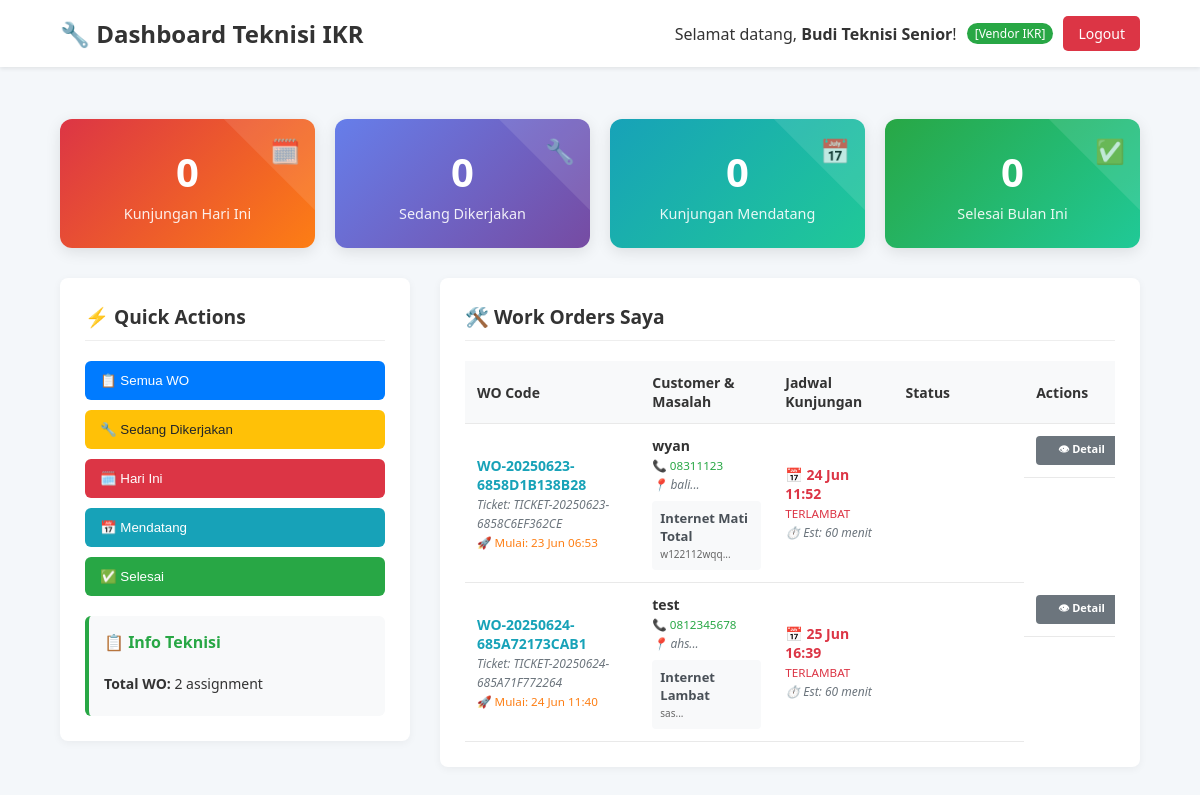
Screenshot of /dashboard_vendor.php (signed in) with the database file from the repository.
### tables this page shows
CREATE TABLE `tr_work_orders` (
  `id` int(11) NOT NULL,
  `wo_code` varchar(50) NOT NULL,
  `ticket_id` int(11) NOT NULL,
  `created_by_dispatch_id` int(11) NOT NULL,
  `forwarded_by_dispatch_id` int(11) DEFAULT NULL,
  `reviewed_by_dispatch_id` int(11) DEFAULT NULL,
  `closed_by_bor_id` int(11) DEFAULT NULL,
  `assigned_to_vendor_id` int(11) DEFAULT NULL,
  `scheduled_by_admin_id` int(11) DEFAULT NULL,
  `scheduled_visit_date` datetime DEFAULT NULL,
  `scheduled_at` timestamp NULL DEFAULT NULL,
  `forwarded_to_admin_at` timestamp NULL DEFAULT NULL,
  `reviewed_at` timestamp NULL DEFAULT NULL,
  `closed_at` timestamp NULL DEFAULT NULL,
  `bor_closed_at` datetime DEFAULT NULL,
  `bor_closed_by` int(11) DEFAULT NULL,
  `status` enum('Pending','Sent to Dispatch','Received by Admin IKR','Scheduled by Admin IKR','Scheduled','In Progress','Completed by Technician','Completed','Reviewed by Dispatch','Waiting For BOR Review','Closed by BOR','Cancelled') NOT NULL DEFAULT 'Pending',
  `priority_level` enum('Normal','Medium','High') DEFAULT 'Normal',
  `visit_report` text DEFAULT NULL,
  `admin_notes` text DEFAULT NULL,
  `dispatch_review_notes` text DEFAULT NULL,
  `work_quality_rating` enum('Excellent','Good','Satisfactory','Needs Improvement') DEFAULT NULL,
  `ticket_resolution_status` enum('Fully Resolved','Partially Resolved','Not Resolved') DEFAULT NULL,
  `bor_decision` enum('approve','reject') DEFAULT NULL,
  `created_at` timestamp NOT NULL DEFAULT current_timestamp(),
  `started_at` datetime DEFAULT NULL,
  `completed_at` datetime DEFAULT NULL,
  `estimated_duration` int(11) DEFAULT NULL,
  `actual_duration` int(11) DEFAULT NULL,
  `pre_work_notes` text DEFAULT NULL,
  `priority_updated_by` int(11) DEFAULT NULL,
  `priority_updated_at` datetime DEFAULT NULL,
  `pending_reason` text DEFAULT NULL,
  `pending_by` int(11) DEFAULT NULL,
  `pending_at` datetime DEFAULT NULL
);

CREATE TABLE `tr_tickets` (
  `id` int(11) NOT NULL,
  `ticket_code` varchar(50) NOT NULL,
  `customer_id` int(11) NOT NULL,
  `title` varchar(255) NOT NULL,
  `description` text NOT NULL,
  `status` enum('Open','On Progress - Customer Care','On Progress - BOR','Waiting for Dispatch','Waiting for Admin IKR','Waiting For BOR Review','Closed - Solved','Closed - Unsolved') NOT NULL DEFAULT 'Open',
  `created_by_user_id` int(11) NOT NULL,
  `current_owner_user_id` int(11) NOT NULL,
  `created_at` timestamp NOT NULL DEFAULT current_timestamp(),
  `closed_at` timestamp NULL DEFAULT NULL,
  `complain_channel` varchar(50) DEFAULT NULL,
  `jenis_tiket` varchar(32) DEFAULT NULL
);

CREATE TABLE `ms_customers` (
  `id` int(11) NOT NULL,
  `customer_id_number` varchar(50) NOT NULL,
  `full_name` varchar(255) NOT NULL,
  `address` text NOT NULL,
  `phone_number` varchar(20) DEFAULT NULL,
  `email` varchar(100) DEFAULT NULL,
  `created_at` timestamp NOT NULL DEFAULT current_timestamp(),
  `provinsi` varchar(100) DEFAULT NULL,
  `kota` varchar(100) DEFAULT NULL
);

### dashboard_vendor.php (the view, shortened to what the rows shown need)
<?php
include 'config/db_connect.php';
$vendor_user_id = $_SESSION['user_id'];
$sql_get_my_work_orders = "SELECT
    wo.id,
    wo.wo_code,
    wo.status as wo_status,
    wo.scheduled_visit_date,
    wo.visit_report,
    wo.started_at,
    wo.estimated_duration,
    wo.actual_duration,
    wo.pre_work_notes,
    wo.created_at as wo_created,
    t.id as ticket_id,
    t.ticket_code,
    t.title as ticket_title,
    t.description as ticket_description,
    t.status as ticket_status,
    c.full_name as customer_name,
    c.address as customer_address,
    c.phone_number as customer_phone,
    c.email as customer_email,
    u_dispatch.full_name as assigned_by_dispatch
FROM tr_work_orders wo
JOIN tr_tickets t ON wo.ticket_id = t.id
JOIN ms_customers c ON t.customer_id = c.id
JOIN ms_users u_dispatch ON wo.created_by_dispatch_id = u_dispatch.id
WHERE wo.assigned_to_vendor_id = '$vendor_user_id'
ORDER BY
    CASE
        WHEN wo.status = 'In Progress' THEN 1
        WHEN wo.status = 'Scheduled' AND DATE(wo.scheduled_visit_date) = CURDATE() THEN 2
        WHEN wo.status = 'Scheduled' AND wo.scheduled_visit_date > NOW() THEN 3
        WHEN wo.status = 'Scheduled' AND wo.scheduled_visit_date < NOW() THEN 4
        WHEN wo.status = 'Pending' THEN 5
        WHEN wo.status = 'Completed' THEN 6
        WHEN wo.status = 'Cancelled' THEN 7
        ELSE 8
    END,
    wo.scheduled_visit_date ASC";
$result_work_orders = mysqli_query($conn, $sql_get_my_work_orders);
$work_orders = mysqli_fetch_all($result_work_orders, MYSQLI_ASSOC);
function formatTanggalIndonesia($datetime) {
    $tanggal = new DateTime($datetime);
    $bulan = [
        1 => 'Jan', 2 => 'Feb', 3 => 'Mar', 4 => 'Apr',
        5 => 'Mei', 6 => 'Jun', 7 => 'Jul', 8 => 'Agu',
        9 => 'Sep', 10 => 'Okt', 11 => 'Nov', 12 => 'Des'
    ];
    $hari = $tanggal->format('d');
    $bulan_nama = $bulan[(int)$tanggal->format('m')];
    $jam = $tanggal->format('H:i');
    return "$hari $bulan_nama $jam";
}
function getStatusPriority($wo) {
    return strtolower($wo['wo_status']);
}
?>
<!DOCTYPE html>
<html lang="id">
<head>
    <link rel="stylesheet" href="css/style.css">
</head>
<body>
    <header class="main-header">
        <div class="container">
            <h1>🔧 Dashboard Teknisi IKR</h1>
        </div>
    </header>
    <main class="container">
        <div class="dashboard-vendor-grid">
            <div class="work-order-list-column">
                <section class="card">
                    <div class="table-container">
                        <table class="ticket-table" id="vendorWorkOrderTable">
                            <thead>
                                <tr>
                                    <th>WO Code</th>
                                    <th>Customer & Masalah</th>
                                    <th>Jadwal Kunjungan</th>
                                    <th>Status</th>
                                    <th>Actions</th>
                                </tr>
                            </thead>
                            <tbody>
                                <?php if (empty($work_orders)): ?>
                                    <tr>
                                        <td colspan="5" style="text-align: center; padding: 40px;">
                                            <div class="no-tickets">
                                                <div style="font-size: 48px; margin-bottom: 10px;">🎉</div>
                                                <h4>Belum ada Work Order!</h4>
                                                <p>Anda belum mendapat assignment WO dari Dispatch.</p>
                                            </div>
                                        </td>
                                    </tr>
                                <?php else: ?>
                                    <?php foreach ($work_orders as $wo): ?>
                                        <?php $priority = getStatusPriority($wo); ?>
                                        <tr data-status="<?php echo $priority; ?>" class="wo-row-<?php echo $priority; ?>">
                                            <td>
                                                <strong style="color: #17a2b8;"><?php echo htmlspecialchars($wo['wo_code']); ?></strong>
                                                <br>
                                                <small class="text-muted">
                                                    Ticket: <?php echo htmlspecialchars($wo['ticket_code']); ?>
                                                </small>
                                                <?php if ($wo['started_at']): ?>
                                                <br>
                                                <small style="color: #fd7e14; font-weight: 500;">
                                                    🚀 Mulai: <?php echo formatTanggalIndonesia($wo['started_at']); ?>
                                                </small>
                                                <?php endif; ?>
                                            </td>
                                            <td>
                                                <div class="customer-info">
                                                    <strong><?php echo htmlspecialchars($wo['customer_name']); ?></strong>
                                                    <br>
                                                    <small style="color: #28a745; font-weight: 500;">📞 <?php echo htmlspecialchars($wo['customer_phone']); ?></small>
                                                    <br>
                                                    <small class="text-muted">📍 <?php echo htmlspecialchars(substr($wo['customer_address'], 0, 40)); ?>...</small>
                                                </div>
                                                <div class="ticket-problem" style="margin-top: 8px; padding: 8px; background-color: #f8f9fa; border-radius: 4px;">
                                                    <strong style="font-size: 13px; color: #495057;"><?php echo htmlspecialchars($wo['ticket_title']); ?></strong>
                                                    <br>
                                                    <small style="color: #666;"><?php echo htmlspecialchars(substr($wo['ticket_description'], 0, 60)); ?>...</small>
                                                </div>
                                            </td>
                                            <td>
                                                <?php if ($wo['scheduled_visit_date']): ?>
                                                    <?php
                                                    $visit_date = new DateTime($wo['scheduled_visit_date']);
                                                    $today = new DateTime();
                                                    $diff = $visit_date->diff($today);
                                                    if ($visit_date->format('Y-m-d') == $today->format('Y-m-d')) {
                                                        $date_color = '#dc3545';
                                                        $date_label = 'HARI INI';
                                                    } elseif ($visit_date < $today) {
                                                        $date_color = '#dc3545';
                                                        $date_label = 'TERLAMBAT';
                                                    } else {
                                                        $date_color = '#28a745';
                                                        $date_label = $diff->days . ' hari lagi';
                                                    }
                                                    ?>
                                                    <div style="color: <?php echo $date_color; ?>; font-weight: 600;">
                                                        📅 <?php echo formatTanggalIndonesia($wo['scheduled_visit_date']); ?>
                                                    </div>
                                                    <small style="color: <?php echo $date_color; ?>; font-weight: 500;">
                                                        <?php echo $date_label; ?>
                                                    </small>
                                                    <?php if ($wo['estimated_duration']): ?>
                                                    <br>
                                                    <small class="text-muted">
                                                        ⏱️ Est: <?php echo $wo['estimated_duration']; ?> menit
                                                    </small>
                                                    <?php endif; ?>
                                                <?php else: ?>
                                                    <span class="text-muted">Belum dijadwalkan</span>
                                                <?php endif; ?>
                                            </td>
                                            <td>
                                                <?php
                                                $status_color = '';
                                                ?>
                                                <span class="status" style="<?php echo $status_color; ?>">
                                                </span>
                                            </td>
                                            <td class="vendor-action-buttons">
                                                <a href="view_work_order.php?id=<?php echo $wo['id']; ?>"
                                                   class="btn-vendor-action btn-view" title="Lihat Detail">
                                                    👁 Detail
                                                </a>
                                            </td>
                                        </tr>
                                    <?php endforeach; ?>
                                <?php endif; ?>
                            </tbody>
                        </table>
                    </div>
                </section>
            </div>
        </div>
    </main>
</body>
</html>

### rows the page displays
tr_work_orders: wo_code "WO-20250623-6858D1B138B28", ticket.ticket_code "TICKET-20250623-6858C6EF362CE", started_at "23 Jun 06:53", ms_customers.full_name "wyan", ms_customers.phone_number "08311123", ms_customers.address "bali", ticket.title "Internet Mati Total", ticket.description "w122112wqq", scheduled_visit_date "24 Jun 11:52", scheduled_visit_date "TERLAMBAT", estimated_duration "60"
tr_work_orders: wo_code "WO-20250624-685A72173CAB1", ticket.ticket_code "TICKET-20250624-685A71F772264", started_at "24 Jun 11:40", ms_customers.full_name "test", ms_customers.phone_number "0812345678", ms_customers.address "ahs", ticket.title "Internet Lambat", ticket.description "sas", scheduled_visit_date "25 Jun 16:39", scheduled_visit_date "TERLAMBAT", estimated_duration "60"

### other values shown
$_SESSION['user_full_name'] "Budi Teknisi Senior"
$_SESSION['user_role'] "Vendor IKR"
$stats['today_visits'] "0"
$stats['in_progress_visits'] "0"
$stats['upcoming_visits'] "0"
$stats['completed_this_month'] "0"
count($work_orders) "2"
